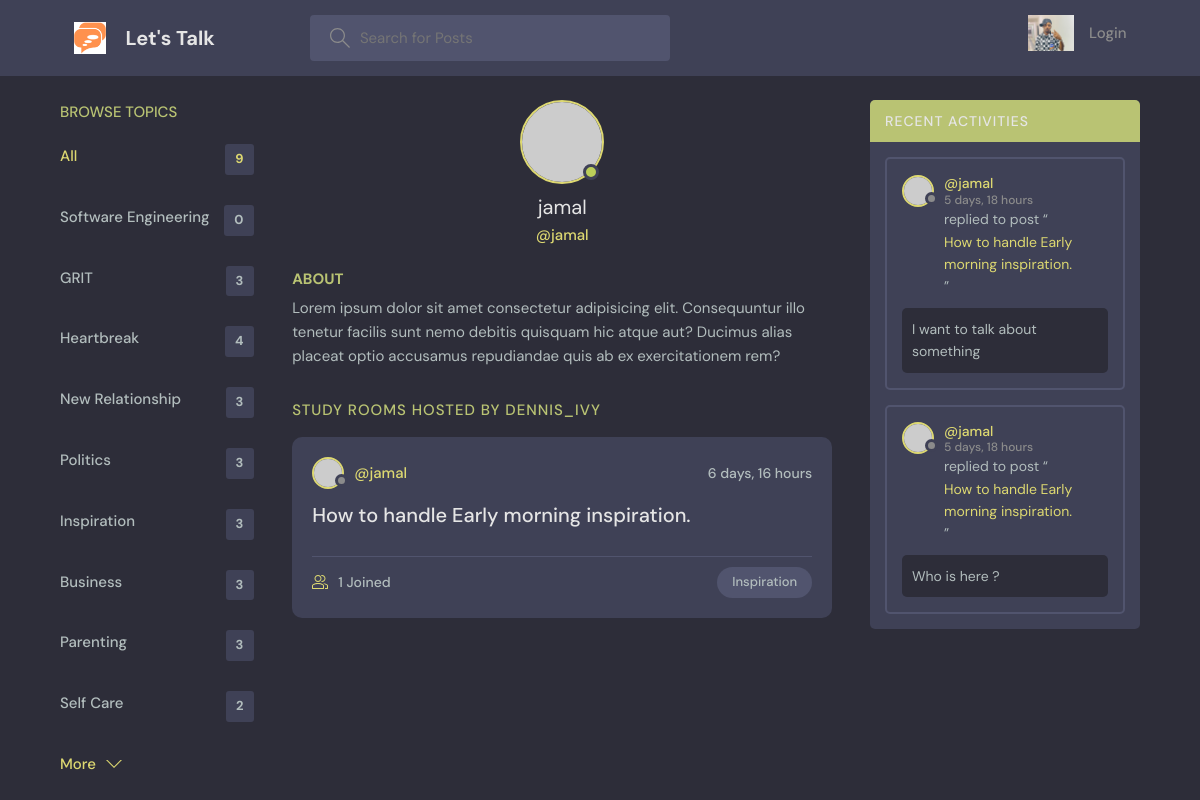
The app's page /profile/16/, older data.
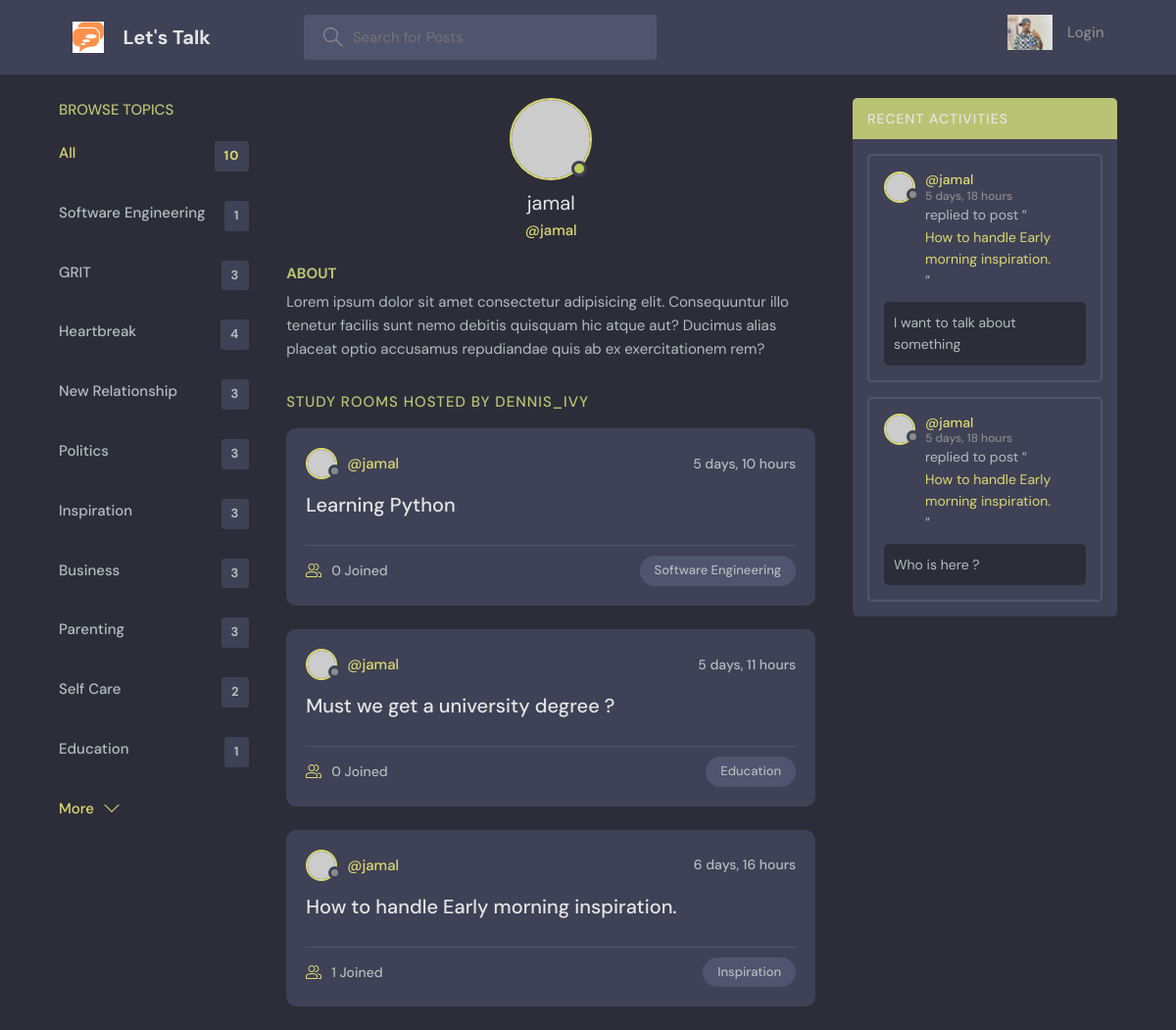
The same page, newer data.
### NinazHairline/models.py (models this page shows, shortened)
class Topic(models.Model):
    name = models.CharField(max_length=200)

class Service(models.Model):
    host = models.ForeignKey(User, on_delete=models.SET_NULL, null=True)
    topic = models.ForeignKey(Topic, on_delete=models.SET_NULL, null=True)
    name = models.CharField(max_length=200)
    description = models.TextField(null=True, blank=True)
    participants = models.ManyToManyField(
        User, related_name='participants', blank=True)
    updated = models.DateTimeField(auto_now=True)
    created = models.DateTimeField(auto_now_add=True)
    class Meta:
        ordering = ['-updated', '-created']
    def __str__(self):
        return self.name

class Message(models.Model):
    user = models.ForeignKey(User, on_delete=models.CASCADE)
    service = models.ForeignKey(Service, on_delete=models.CASCADE)
    body = models.TextField()
    updated = models.DateTimeField(auto_now=True)
    created = models.DateTimeField(auto_now_add=True)
    class Meta:
        ordering = ['-updated', '-created']

### NinazHairline/views.py (the view)
# urls.py: path('profile/<str:pk>/', views.userProfile, name='user-profile'),
def userProfile(request, pk):
    user = User.objects.get(id=pk)
    services = user.service_set.all()
    service_messages = user.message_set.all()
    topics = Topic.objects.all()
    context = {'user': user, 'services': services,
               'service_messages': service_messages, 'topics': topics}
    return render(request, 'NinazHairline/profile.html', context)

### NinazHairline/Templates/NinazHairline/profile.html (shortened to what this page needs)
{% extends 'NinazHairline/main.html' %}
{% block content %}
<main class="profile-page layout layout--3">
    <div class="container">
      {% include 'NinazHairline/topics_components.html' %}
      <div class="roomList">
        <div class="profile">
          <div class="profile__avatar">
            <div class="avatar avatar--large active">
              <img src="https://randomuser.me/api/portraits/men/11.jpg" />
            </div>
          </div>
          <div class="profile__info">
            <h3>{{user.username}}</h3>
            <p>@{{user.username}}</p>
          </div>
          <div class="profile__about">
            <h3>About</h3>
            <p>
              Lorem ipsum dolor sit amet consectetur adipisicing elit. Consequuntur illo tenetur
              facilis sunt nemo debitis quisquam hic atque aut? Ducimus alias placeat optio
              accusamus repudiandae quis ab ex exercitationem rem?
            </p>
          </div>
        </div>
        <div class="roomList__header">
          <div>
            <h2>Study Rooms Hosted by dennis_ivy</a>
            </h2>
          </div>
        </div>
        {% include 'NinazHairline/feed_component.html' %}
      </div>
      {% include 'NinazHairline/activity_component.html' %}
    </div>
</main>
{% endblock content %}

### NinazHairline/Templates/NinazHairline/main.html (shortened to what this page needs)
<!DOCTYPE html>
{% load static %}
<html lang="en">
<head>
    <link rel="stylesheet" href="{% static 'styles/style.css' %}" />
</head>
<body>
    {% include 'NinazHairline/navbar.html' %}
    {% block content %}
    {% endblock %}
</body>
</html>

### NinazHairline/Templates/NinazHairline/navbar.html (shortened to what this page needs)
{% load static %}
<header class="header header--loggedIn">
    <div class="container">
      <a href="{% url 'home' %}" class="header__logo">
        <img src="{% static 'images/logo.png' %}" />
        <h1>Let's Talk</h1>
      </a>
      <form class="header__search" method="GET" action="{% url 'home' %}">
        <label>
          <input name="q" placeholder="Search for Posts" />
        </label>
      </form>
      <nav class="header__menu">
        {% if request.user.is_authenticated %}
        <div class="header__user">
          <a href="{% url 'update-user' %}">
            <div class="avatar avatar--medium active">
              <img src="{% static 'images/avatar.jpg' %}" />
            </div>
            <p>{{request.user.username}} <span>@{{request.user.username}}</span></p>
          </a>
          <button class="dropdown-button">
            <svg version="1.1" xmlns="http://www.w3.org/2000/svg" width="32" height="32" viewBox="0 0 32 32">
              <title>chevron-down</title>
              <path d="M16 21l-13-13h-3l16 16 16-16h-3l-13 13z"></path>
            </svg>
          </button>
        </div>
        {% else %}
        <a href="{% url 'login' %}">
          <img src="{% static 'images/avatar.jpg' %}" />
          <p>Login</p>
        </a>
        {% endif %}
      </nav>
    </div>
</header>

### NinazHairline/Templates/NinazHairline/topics_components.html
<div class="topics">
    <div class="topics__header">
        <h2>Browse Topics</h2>
    </div>
    <ul class="topics__list">
        <li>
          <a href="{% url 'home' %}" class="active">All <span>{{topics.count}}</span></a>
        </li>
        {% for topic in topics %}
        <li>
          <a href="{% url 'home'  %}?q={{topic.name}}">{{topic.name}}<span>{{topic.service_set.all.count}}</span></a>
        </li>
        {% endfor %}
    </ul>
    <a class="btn btn--link" href="{% url 'topics' %}">
        More
        <svg version="1.1" xmlns="http://www.w3.org/2000/svg" width="32" height="32" viewBox="0 0 32 32">
          <title>chevron-down</title>
          <path d="M16 21l-13-13h-3l16 16 16-16h-3l-13 13z"></path>
        </svg>
    </a>
  </div>

### NinazHairline/Templates/NinazHairline/feed_component.html (shortened to what this page needs)
{% for service in services %}
<div class="roomListRoom">
    <div class="roomListRoom__header">
      <a href="{% url 'user-profile' service.host.id %}" class="roomListRoom__author">
        <div class="avatar avatar--small">
          <img src="https://randomuser.me/api/portraits/women/11.jpg" />
        </div>
        <span>@{{service.host.username}}</span>
      </a>
      <div class="roomListRoom__actions">
        <span>{{service.created|timesince}}</span>
      </div>
    </div>
    <div class="roomListRoom__content">
      <a href="{% url 'service' service.id %}">{{service.name}}</a>
    </div>
    <div class="roomListRoom__meta">
      <a href="{% url 'service' service.id %}" class="roomListRoom__joined">
        {{service.participants.all.count}} Joined
      </a>
      <p class="roomListRoom__topic">{{service.topic.name}}</p>
    </div>
</div>
{% endfor %}

### NinazHairline/Templates/NinazHairline/activity_component.html (shortened to what this page needs)
<div class="activities">
    <div class="activities__header">
        <h2>Recent Activities</h2>
    </div>
    {% for message in service_messages %}
    <div class="activities__box">
      <div class="activities__boxHeader roomListRoom__header">
          <a href="{% url 'user-profile' message.user.id %}" class="roomListRoom__author">
            <div class="avatar avatar--small">
              <img src="https://randomuser.me/api/portraits/women/11.jpg" />
            </div>
            <p>
              @{{message.user}}
              <span>{{message.created|timesince}}</span>
            </p>
          </a>
      </div>
      <div class="activities__boxContent">
          <p>replied to post “<a href="{% url 'service' message.service.id %}">{{message.service}}</a>”</p>
          <div class="activities__boxRoomContent">
            {{message.body}}
          </div>
      </div>
    </div>
    {% endfor %}
  </div>

Row changes from the older to the newer data that the page shows:
computed for Topic "Software Engineering": service_set.all.count "0" → "1"
added Topic: name "Education", service_set.all.count "1"
added Service: host.username "jamal", created "5 days, 10 hours", name "Learning Python", participants.all.count "0", topic.name "Software Engineering"
added Service: host.username "jamal", created "5 days, 11 hours", name "Must we get a university degree ?", participants.all.count "0", topic.name "Education"
Text that changed along with them:
{{ topics.count }}: "9" → "10"
